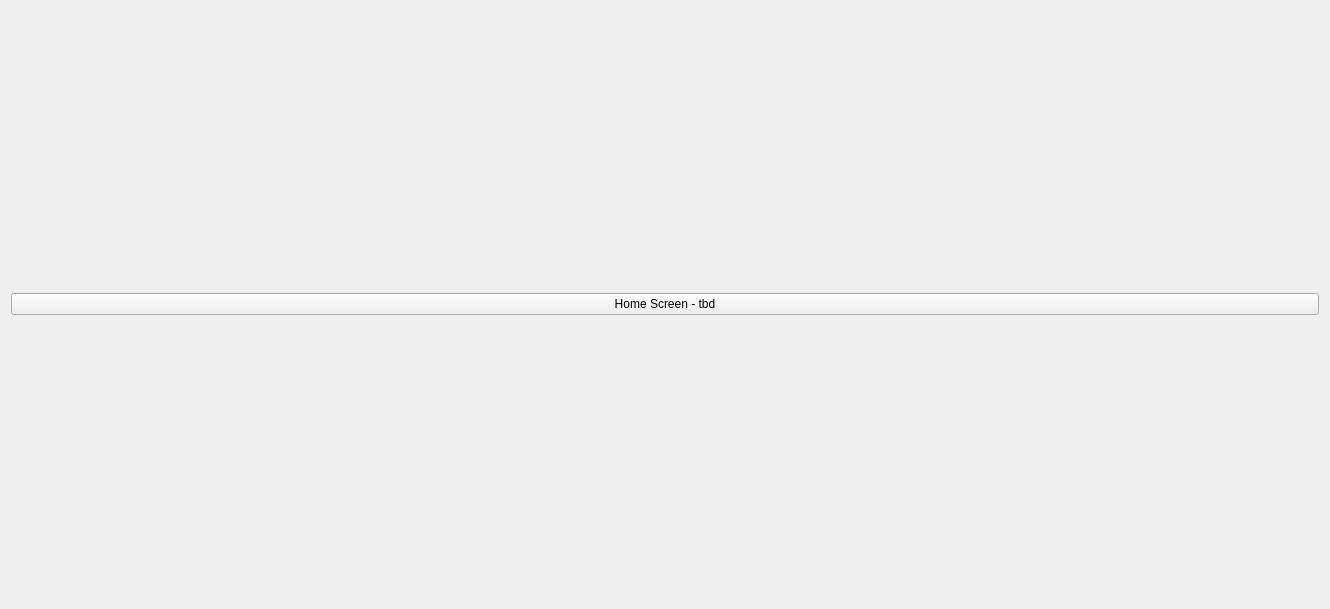
<?xml version="1.0" encoding="UTF-8"?>
<ui version="4.0">
 <class>homeWidget</class>
 <widget class="QWidget" name="homeWidget">
  <property name="geometry">
   <rect>
    <x>0</x>
    <y>0</y>
    <width>1330</width>
    <height>609</height>
   </rect>
  </property>
  <property name="windowTitle">
   <string>Form</string>
  </property>
  <layout class="QGridLayout" name="gridLayout">
   <item row="0" column="0">
    <widget class="QPushButton" name="pushButton">
     <property name="text">
      <string>Home Screen - tbd</string>
     </property>
    </widget>
   </item>
  </layout>
 </widget>
 <resources/>
 <connections/>
</ui>
